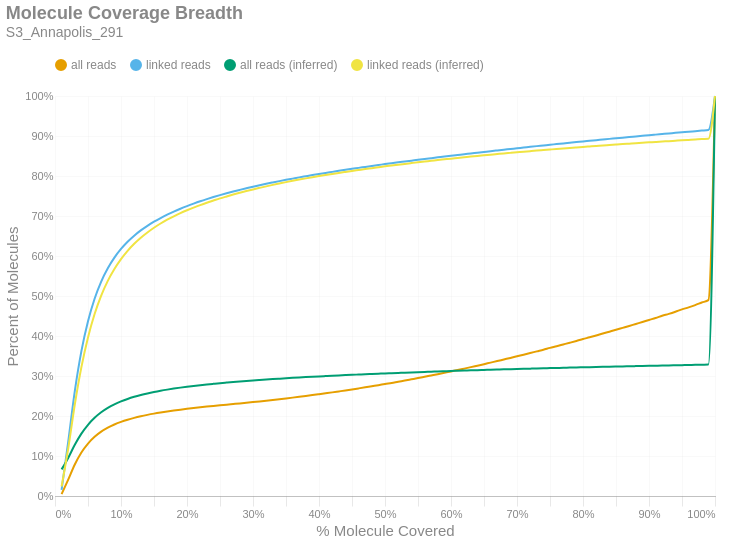

The code cell stored with this chart in its notebook:
### Markdown cell above
### Molecule Read Coverage
This chart shows molecule coverage breadth as computed by the number of bases aligned to that molecule. In other words, "*how much of each unique long molecule is actually sequenced/aligned?*" Keep in mind there is a distinction between sequences and alignments, since some sequences belonging to a particular molecule may not align well and wouldn't appear in the alignment data. This chart also shows molecule coverage breadth as computed by the *inferred fragment* from which the aligned sequences originate. Unlike read coverage, this calculation takes into account the total insert size, including unsequenced gaps between the forward and reverse reads. Like the previous figures, these are cumulative percents.

### Code cell
if SKIPLR:
    print_html(f"Skipped")
else:
    binned_df = consolidated_hist(valids['coverage_bp'], mask, 0.01, True)
    binned_df_inf = consolidated_hist(valids['coverage_inserts'], mask, 0.01, True)
    binned_df = binned_df.with_columns(pl.lit(binned_df_inf['all reads (cumsum)']).alias('all reads (inferred)'))
    binned_df = binned_df.with_columns(pl.lit(binned_df_inf['linked reads (cumsum)']).alias('linked reads (inferred)'))
    binned_df = binned_df.with_columns(
        (pl.col('bin').cast(pl.Float64) + 0.01).alias('right_edge')
    )

    with SafeRender(binned_df):
        (
            density_plot(binned_df, 'Molecule Coverage Breadth', samplename, 'molcov', ['all reads (inferred)','linked reads (inferred)'])
            .encode(
                #x=alt.X('bin:Q', title="% Molecule Covered").axis(format = '%').scale(padding=0),
                x=alt.X('right_edge:Q', title="% Molecule Covered").axis(format='%').scale(padding=0),
                y=alt.Y('value:Q', title='Percent of Molecules')
                    .axis(format='%')
                    .stack(False)
                    .scale(domainMin=0, padding=0),
                color=alt.Color("key:N").scale(domain = ["all reads", "linked reads", "all reads (inferred)", "linked reads (inferred)"]),
                tooltip = [
                    alt.Tooltip("key:N", title = "Data Type"),
                    alt.Tooltip("range_label:N", title="% Molecule Covered"),
                    alt.Tooltip("value:Q", format = ".2%", title="% Molecules")
                ]
            )
        ).display()

### Figure 1 — Vega-Lite specification as saved in the notebook (floating-point values rounded to 4 significant figures)
{"width": "container", "height": 400, "config": {"title": {"anchor": "start", "dy": -15, "fontSize": 18, "color": "#888888", "subtitleColor": "#888888", "subtitleFontSize": 14}, "arc": {"fill": "#0072B2"}, "axis": {"domainColor": "#888888", "domainWidth": 0.5, "gridWidth": 0.2, "grid": false, "titleFontWeight": 400, "titleFontSize": 15, "labelFontSize": 11, "labelColor": "#888888", "tickColor": "#888888", "tickWidth": 0.2, "titleColor": "#888888"}, "axisBand": {"grid": false}, "axisX": {"grid": true, "tickSize": 10, "domainCap": "round"}, "axisY": {"domain": false, "grid": true, "tickSize": 0, "domainCap": "round"}, "background": "transparent", "header": {"labelFontSize": 15, "labelColor": "#888888", "titleFontSize": 15, "titleFontWeight": 600, "titleColor": "#888888"}, "legend": {"labelFont": "sans-serif", "labelFontSize": 12, "labelColor": "#888888", "symbolSize": 100, "symbolType": "circle", "titleFontSize": 12, "titlePadding": 10, "titleColor": "#888888", "title": null, "orient": "top"}, "range": {"category": ["#E69F00", "#56B4E9", "#009E73", "#F0E442", "#0072B2", "#D55E00", "#CC79A7", "#000000"], "diverging": ["#cfe8f3", "#a2d4ec", "#73bfe2", "#46abdb", "#1696d2", "#12719e"]}, "area": {"fill": "#0072B2", "fillOpacity": 0.7, "line": true, "strokeOpacity": 0.7}, "line": {"color": "#0072B2", "stroke": "#0072B2", "strokeWidth": 2}, "trail": {"color": "#0072B2", "stroke": "#0072B2", "strokeWidth": 0, "size": 1}, "point": {"filled": true, "fillOpacity": 1.0, "size": 95}, "text": {"color": "#888888", "fontSize": 11, "align": "right", "fontWeight": 400, "size": 11}, "bar": {"fill": "#0072B2", "stroke": null}, "view": {"stroke": null, "continuousWidth": 660, "continuousHeight": 400}}, "data": {"name": "data-6a302563c57db2509bc01835b119943f"}, "mark": {"type": "line", "interpolate": "monotone", "point": {"opacity": 0, "size": 275}}, "encoding": {"color": {"field": "key", "scale": {"domain": ["all reads", "linked reads", "all reads (inferred)", "linked reads (inferred)"]}, "type": "nominal"}, "tooltip": [{"field": "key", "title": "Data Type", "type": "nominal"}, {"field": "range_label", "title": "% Molecule Covered", "type": "nominal"}, {"field": "value", "format": ".2%", "title": "% Molecules", "type": "quantitative"}], "x": {"axis": {"format": "%"}, "field": "right_edge", "scale": {"padding": 0}, "title": "% Molecule Covered", "type": "quantitative"}, "y": {"axis": {"format": "%"}, "field": "value", "scale": {"domainMin": 0, "padding": 0}, "stack": false, "title": "Percent of Molecules", "type": "quantitative"}}, "params": [{"name": "param_c36ac31b6afebe62", "select": {"type": "point", "fields": ["key"]}, "bind": "legend"}], "title": {"text": "Molecule Coverage Breadth", "subtitle": "S3_Annapolis_291"}, "transform": [{"fold": ["all reads (cumsum)", "linked reads (cumsum)", "all reads (inferred)", "linked reads (inferred)"]}, {"calculate": "replace(datum.key, ' (cumsum)', '')", "as": "key"}, {"filter": {"param": "param_c36ac31b6afebe62"}}], "usermeta": {"embedOptions": {"downloadFileName": "S3_Annapolis_291.molcov"}}, "$schema": "https://vega.github.io/schema/vega-lite/v6.1.0.json", "datasets": {"data-6a302563c57db2509bc01835b119943f": [{"bin": "0.0", "interval": "0.0-0.01", "all reads": 0.004842, "linked reads": 0.0153, "all reads (cumsum)": 0.004842, "linked reads (cumsum)": 0.0153, "range_label": "0.0-0.01", "all reads (inferred)": 0.06656, "linked reads (inferred)": 0.02375, "right_edge": 0.01}, {"bin": "0.01", "interval": "0.01-0.02", "all reads": 0.03615, "linked reads": 0.1203, "all reads (cumsum)": 0.04099, "linked reads (cumsum)": 0.1355, "range_label": "0.01-0.02", "all reads (inferred)": 0.09516, "linked reads (inferred)": 0.1188, "right_edge": 0.02}, {"bin": "0.02", "interval": "0.02-0.03", "all reads": 0.03786, "linked reads": 0.1267, "all reads (cumsum)": 0.07886, "linked reads (cumsum)": 0.2623, "range_label": "0.02-0.03", "all reads (inferred)": 0.128, "linked reads (inferred)": 0.2288, "right_edge": 0.03}, {"bin": "0.03", "interval": "0.03-0.04", "all reads": 0.02988, "linked reads": 0.09999, "all reads (cumsum)": 0.1087, "linked reads (cumsum)": 0.3622, "range_label": "0.03-0.04", "all reads (inferred)": 0.1558, "linked reads (inferred)": 0.3221, "right_edge": 0.04}, {"bin": "0.04", "interval": "0.04-0.05", "all reads": 0.02235, "linked reads": 0.07475, "all reads (cumsum)": 0.1311, "linked reads (cumsum)": 0.437, "range_label": "0.04-0.05", "all reads (inferred)": 0.1779, "linked reads (inferred)": 0.3962, "right_edge": 0.05}, {"bin": "0.05", "interval": "0.05-0.06", "all reads": 0.01684, "linked reads": 0.05627, "all reads (cumsum)": 0.1479, "linked reads (cumsum)": 0.4933, "range_label": "0.05-0.06", "all reads (inferred)": 0.1954, "linked reads (inferred)": 0.4549, "right_edge": 0.06}, {"bin": "0.06", "interval": "0.06-0.07", "all reads": 0.01284, "linked reads": 0.04287, "all reads (cumsum)": 0.1608, "linked reads (cumsum)": 0.5361, "range_label": "0.06-0.07", "all reads (inferred)": 0.2092, "linked reads (inferred)": 0.5011, "right_edge": 0.07}, {"bin": "0.07", "interval": "0.07-0.08", "all reads": 0.009951, "linked reads": 0.03319, "all reads (cumsum)": 0.1707, "linked reads (cumsum)": 0.5693, "range_label": "0.07-0.08", "all reads (inferred)": 0.2202, "linked reads (inferred)": 0.5378, "right_edge": 0.08}, {"bin": "0.08", "interval": "0.08-0.09", "all reads": 0.007997, "linked reads": 0.0266, "all reads (cumsum)": 0.1787, "linked reads (cumsum)": 0.5959, "range_label": "0.08-0.09", "all reads (inferred)": 0.2291, "linked reads (inferred)": 0.5675, "right_edge": 0.09}, {"bin": "0.09", "interval": "0.09-0.1", "all reads": 0.006526, "linked reads": 0.02169, "all reads (cumsum)": 0.1852, "linked reads (cumsum)": 0.6176, "range_label": "0.09-0.1", "all reads (inferred)": 0.2364, "linked reads (inferred)": 0.5922, "right_edge": 0.1}, {"bin": "0.1", "interval": "0.1-0.11", "all reads": 0.005443, "linked reads": 0.01803, "all reads (cumsum)": 0.1907, "linked reads (cumsum)": 0.6356, "range_label": "0.1-0.11", "all reads (inferred)": 0.2426, "linked reads (inferred)": 0.6129, "right_edge": 0.11}, {"bin": "0.11", "interval": "0.11-0.12", "all reads": 0.004606, "linked reads": 0.01519, "all reads (cumsum)": 0.1953, "linked reads (cumsum)": 0.6508, "range_label": "0.11-0.12", "all reads (inferred)": 0.2479, "linked reads (inferred)": 0.6305, "right_edge": 0.12}, {"bin": "0.12", "interval": "0.12-0.13", "all reads": 0.003986, "linked reads": 0.01317, "all reads (cumsum)": 0.1993, "linked reads (cumsum)": 0.664, "range_label": "0.12-0.13", "all reads (inferred)": 0.2525, "linked reads (inferred)": 0.6457, "right_edge": 0.13}, {"bin": "0.13", "interval": "0.13-0.14", "all reads": 0.003488, "linked reads": 0.01144, "all reads (cumsum)": 0.2028, "linked reads (cumsum)": 0.6755, "range_label": "0.13-0.14", "all reads (inferred)": 0.2564, "linked reads (inferred)": 0.6589, "right_edge": 0.14}, {"bin": "0.14", "interval": "0.14-0.15", "all reads": 0.003133, "linked reads": 0.01033, "all reads (cumsum)": 0.2059, "linked reads (cumsum)": 0.6858, "range_label": "0.14-0.15", "all reads (inferred)": 0.26, "linked reads (inferred)": 0.6707, "right_edge": 0.15}, {"bin": "0.15", "interval": "0.15-0.16", "all reads": 0.002802, "linked reads": 0.009195, "all reads (cumsum)": 0.2087, "linked reads (cumsum)": 0.695, "range_label": "0.15-0.16", "all reads (inferred)": 0.2631, "linked reads (inferred)": 0.6812, "right_edge": 0.16}, {"bin": "0.16", "interval": "0.16-0.17", "all reads": 0.002585, "linked reads": 0.008416, "all reads (cumsum)": 0.2113, "linked reads (cumsum)": 0.7034, "range_label": "0.16-0.17", "all reads (inferred)": 0.266, "linked reads (inferred)": 0.6906, "right_edge": 0.17}, {"bin": "0.17", "interval": "0.17-0.18", "all reads": 0.002404, "linked reads": 0.007745, "all reads (cumsum)": 0.2137, "linked reads (cumsum)": 0.7111, "range_label": "0.17-0.18", "all reads (inferred)": 0.2685, "linked reads (inferred)": 0.6992, "right_edge": 0.18}, {"bin": "0.18", "interval": "0.18-0.19", "all reads": 0.002214, "linked reads": 0.007094, "all reads (cumsum)": 0.2159, "linked reads (cumsum)": 0.7182, "range_label": "0.18-0.19", "all reads (inferred)": 0.2709, "linked reads (inferred)": 0.7071, "right_edge": 0.19}, {"bin": "0.19", "interval": "0.19-0.2", "all reads": 0.002077, "linked reads": 0.006583, "all reads (cumsum)": 0.218, "linked reads (cumsum)": 0.7248, "range_label": "0.19-0.2", "all reads (inferred)": 0.2731, "linked reads (inferred)": 0.7143, "right_edge": 0.2}, {"bin": "0.2", "interval": "0.2-0.21", "all reads": 0.00195, "linked reads": 0.006166, "all reads (cumsum)": 0.2199, "linked reads (cumsum)": 0.731, "range_label": "0.2-0.21", "all reads (inferred)": 0.2751, "linked reads (inferred)": 0.721, "right_edge": 0.21}, {"bin": "0.21", "interval": "0.21-0.22", "all reads": 0.001864, "linked reads": 0.005839, "all reads (cumsum)": 0.2218, "linked reads (cumsum)": 0.7368, "range_label": "0.21-0.22", "all reads (inferred)": 0.277, "linked reads (inferred)": 0.7273, "right_edge": 0.22}, {"bin": "0.22", "interval": "0.22-0.23", "all reads": 0.001748, "linked reads": 0.005428, "all reads (cumsum)": 0.2235, "linked reads (cumsum)": 0.7422, "range_label": "0.22-0.23", "all reads (inferred)": 0.2788, "linked reads (inferred)": 0.7331, "right_edge": 0.23}, {"bin": "0.23", "interval": "0.23-0.24", "all reads": 0.00168, "linked reads": 0.005144, "all reads (cumsum)": 0.2252, "linked reads (cumsum)": 0.7474, "range_label": "0.23-0.24", "all reads (inferred)": 0.2804, "linked reads (inferred)": 0.7386, "right_edge": 0.24}, {"bin": "0.24", "interval": "0.24-0.25", "all reads": 0.001616, "linked reads": 0.00487, "all reads (cumsum)": 0.2268, "linked reads (cumsum)": 0.7523, "range_label": "0.24-0.25", "all reads (inferred)": 0.282, "linked reads (inferred)": 0.744, "right_edge": 0.25}, {"bin": "0.25", "interval": "0.25-0.26", "all reads": 0.001567, "linked reads": 0.0046, "all reads (cumsum)": 0.2284, "linked reads (cumsum)": 0.7569, "range_label": "0.25-0.26", "all reads (inferred)": 0.2835, "linked reads (inferred)": 0.7489, "right_edge": 0.26}, {"bin": "0.26", "interval": "0.26-0.27", "all reads": 0.001534, "linked reads": 0.004352, "all reads (cumsum)": 0.2299, "linked reads (cumsum)": 0.7612, "range_label": "0.26-0.27", "all reads (inferred)": 0.285, "linked reads (inferred)": 0.7536, "right_edge": 0.27}, {"bin": "0.27", "interval": "0.27-0.28", "all reads": 0.001538, "linked reads": 0.004104, "all reads (cumsum)": 0.2315, "linked reads (cumsum)": 0.7653, "range_label": "0.27-0.28", "all reads (inferred)": 0.2863, "linked reads (inferred)": 0.7581, "right_edge": 0.28}, {"bin": "0.28", "interval": "0.28-0.29", "all reads": 0.001613, "linked reads": 0.003987, "all reads (cumsum)": 0.2331, "linked reads (cumsum)": 0.7693, "range_label": "0.28-0.29", "all reads (inferred)": 0.2876, "linked reads (inferred)": 0.7624, "right_edge": 0.29}, {"bin": "0.29", "interval": "0.29-0.3", "all reads": 0.00169, "linked reads": 0.003921, "all reads (cumsum)": 0.2348, "linked reads (cumsum)": 0.7732, "range_label": "0.29-0.3", "all reads (inferred)": 0.2888, "linked reads (inferred)": 0.7665, "right_edge": 0.3}, {"bin": "0.3", "interval": "0.3-0.31", "all reads": 0.001733, "linked reads": 0.003747, "all reads (cumsum)": 0.2365, "linked reads (cumsum)": 0.777, "range_label": "0.3-0.31", "all reads (inferred)": 0.29, "linked reads (inferred)": 0.7703, "right_edge": 0.31}, {"bin": "0.31", "interval": "0.31-0.32", "all reads": 0.001778, "linked reads": 0.003524, "all reads (cumsum)": 0.2383, "linked reads (cumsum)": 0.7805, "range_label": "0.31-0.32", "all reads (inferred)": 0.2912, "linked reads (inferred)": 0.7741, "right_edge": 0.32}, {"bin": "0.32", "interval": "0.32-0.33", "all reads": 0.001817, "linked reads": 0.003386, "all reads (cumsum)": 0.2401, "linked reads (cumsum)": 0.7839, "range_label": "0.32-0.33", "all reads (inferred)": 0.2923, "linked reads (inferred)": 0.7778, "right_edge": 0.33}, {"bin": "0.33", "interval": "0.33-0.34", "all reads": 0.001882, "linked reads": 0.00333, "all reads (cumsum)": 0.242, "linked reads (cumsum)": 0.7872, "range_label": "0.33-0.34", "all reads (inferred)": 0.2933, "linked reads (inferred)": 0.7812, "right_edge": 0.34}, {"bin": "0.34", "interval": "0.34-0.35", "all reads": 0.001941, "linked reads": 0.003168, "all reads (cumsum)": 0.2439, "linked reads (cumsum)": 0.7904, "range_label": "0.34-0.35", "all reads (inferred)": 0.2944, "linked reads (inferred)": 0.7846, "right_edge": 0.35}, {"bin": "0.35", "interval": "0.35-0.36", "all reads": 0.001997, "linked reads": 0.003083, "all reads (cumsum)": 0.2459, "linked reads (cumsum)": 0.7935, "range_label": "0.35-0.36", "all reads (inferred)": 0.2954, "linked reads (inferred)": 0.7879, "right_edge": 0.36}, {"bin": "0.36", "interval": "0.36-0.37", "all reads": 0.002063, "linked reads": 0.003075, "all reads (cumsum)": 0.248, "linked reads (cumsum)": 0.7965, "range_label": "0.36-0.37", "all reads (inferred)": 0.2963, "linked reads (inferred)": 0.7911, "right_edge": 0.37}, {"bin": "0.37", "interval": "0.37-0.38", "all reads": 0.0021, "linked reads": 0.002862, "all reads (cumsum)": 0.2501, "linked reads (cumsum)": 0.7994, "range_label": "0.37-0.38", "all reads (inferred)": 0.2972, "linked reads (inferred)": 0.794, "right_edge": 0.38}, {"bin": "0.38", "interval": "0.38-0.39", "all reads": 0.002161, "linked reads": 0.002848, "all reads (cumsum)": 0.2523, "linked reads (cumsum)": 0.8022, "range_label": "0.38-0.39", "all reads (inferred)": 0.2981, "linked reads (inferred)": 0.7969, "right_edge": 0.39}, {"bin": "0.39", "interval": "0.39-0.4", "all reads": 0.002238, "linked reads": 0.002766, "all reads (cumsum)": 0.2545, "linked reads (cumsum)": 0.805, "range_label": "0.39-0.4", "all reads (inferred)": 0.299, "linked reads (inferred)": 0.7998, "right_edge": 0.4}, {"bin": "0.4", "interval": "0.4-0.41", "all reads": 0.00227, "linked reads": 0.002688, "all reads (cumsum)": 0.2568, "linked reads (cumsum)": 0.8077, "range_label": "0.4-0.41", "all reads (inferred)": 0.2998, "linked reads (inferred)": 0.8025, "right_edge": 0.41}, {"bin": "0.41", "interval": "0.41-0.42", "all reads": 0.002296, "linked reads": 0.002623, "all reads (cumsum)": 0.2591, "linked reads (cumsum)": 0.8103, "range_label": "0.41-0.42", "all reads (inferred)": 0.3006, "linked reads (inferred)": 0.8051, "right_edge": 0.42}, {"bin": "0.42", "interval": "0.42-0.43", "all reads": 0.002431, "linked reads": 0.002636, "all reads (cumsum)": 0.2615, "linked reads (cumsum)": 0.813, "range_label": "0.42-0.43", "all reads (inferred)": 0.3014, "linked reads (inferred)": 0.8077, "right_edge": 0.43}, {"bin": "0.43", "interval": "0.43-0.44", "all reads": 0.002438, "linked reads": 0.002534, "all reads (cumsum)": 0.2639, "linked reads (cumsum)": 0.8155, "range_label": "0.43-0.44", "all reads (inferred)": 0.3022, "linked reads (inferred)": 0.8102, "right_edge": 0.44}, {"bin": "0.44", "interval": "0.44-0.45", "all reads": 0.002501, "linked reads": 0.002462, "all reads (cumsum)": 0.2664, "linked reads (cumsum)": 0.818, "range_label": "0.44-0.45", "all reads (inferred)": 0.303, "linked reads (inferred)": 0.8127, "right_edge": 0.45}, {"bin": "0.45", "interval": "0.45-0.46", "all reads": 0.002566, "linked reads": 0.002376, "all reads (cumsum)": 0.269, "linked reads (cumsum)": 0.8203, "range_label": "0.45-0.46", "all reads (inferred)": 0.3037, "linked reads (inferred)": 0.815, "right_edge": 0.46}, {"bin": "0.46", "interval": "0.46-0.47", "all reads": 0.002627, "linked reads": 0.002414, "all reads (cumsum)": 0.2716, "linked reads (cumsum)": 0.8227, "range_label": "0.46-0.47", "all reads (inferred)": 0.3044, "linked reads (inferred)": 0.8174, "right_edge": 0.47}, {"bin": "0.47", "interval": "0.47-0.48", "all reads": 0.002755, "linked reads": 0.002394, "all reads (cumsum)": 0.2744, "linked reads (cumsum)": 0.8251, "range_label": "0.47-0.48", "all reads (inferred)": 0.3051, "linked reads (inferred)": 0.8196, "right_edge": 0.48}, {"bin": "0.48", "interval": "0.48-0.49", "all reads": 0.00266, "linked reads": 0.002268, "all reads (cumsum)": 0.277, "linked reads (cumsum)": 0.8274, "range_label": "0.48-0.49", "all reads (inferred)": 0.3058, "linked reads (inferred)": 0.8218, "right_edge": 0.49}, {"bin": "0.49", "interval": "0.49-0.5", "all reads": 0.002965, "linked reads": 0.002372, "all reads (cumsum)": 0.28, "linked reads (cumsum)": 0.8298, "range_label": "0.49-0.5", "all reads (inferred)": 0.3065, "linked reads (inferred)": 0.8241, "right_edge": 0.5}, {"bin": "0.5", "interval": "0.5-0.51", "all reads": 0.002663, "linked reads": 0.002133, "all reads (cumsum)": 0.2827, "linked reads (cumsum)": 0.8319, "range_label": "0.5-0.51", "all reads (inferred)": 0.3071, "linked reads (inferred)": 0.8261, "right_edge": 0.51}, {"bin": "0.51", "interval": "0.51-0.52", "all reads": 0.003041, "linked reads": 0.002183, "all reads (cumsum)": 0.2857, "linked reads (cumsum)": 0.8341, "range_label": "0.51-0.52", "all reads (inferred)": 0.3078, "linked reads (inferred)": 0.8282, "right_edge": 0.52}, {"bin": "0.52", "interval": "0.52-0.53", "all reads": 0.002926, "linked reads": 0.002103, "all reads (cumsum)": 0.2886, "linked reads (cumsum)": 0.8362, "range_label": "0.52-0.53", "all reads (inferred)": 0.3084, "linked reads (inferred)": 0.8303, "right_edge": 0.53}, {"bin": "0.53", "interval": "0.53-0.54", "all reads": 0.003088, "linked reads": 0.002118, "all reads (cumsum)": 0.2917, "linked reads (cumsum)": 0.8383, "range_label": "0.53-0.54", "all reads (inferred)": 0.309, "linked reads (inferred)": 0.8323, "right_edge": 0.54}, {"bin": "0.54", "interval": "0.54-0.55", "all reads": 0.003097, "linked reads": 0.002134, "all reads (cumsum)": 0.2948, "linked reads (cumsum)": 0.8405, "range_label": "0.54-0.55", "all reads (inferred)": 0.3097, "linked reads (inferred)": 0.8343, "right_edge": 0.55}, {"bin": "0.55", "interval": "0.55-0.56", "all reads": 0.003242, "linked reads": 0.002094, "all reads (cumsum)": 0.2981, "linked reads (cumsum)": 0.8425, "range_label": "0.55-0.56", "all reads (inferred)": 0.3102, "linked reads (inferred)": 0.8362, "right_edge": 0.56}, {"bin": "0.56", "interval": "0.56-0.57", "all reads": 0.003243, "linked reads": 0.002036, "all reads (cumsum)": 0.3013, "linked reads (cumsum)": 0.8446, "range_label": "0.56-0.57", "all reads (inferred)": 0.3108, "linked reads (inferred)": 0.838, "right_edge": 0.57}, {"bin": "0.57", "interval": "0.57-0.58", "all reads": 0.003243, "linked reads": 0.002046, "all reads (cumsum)": 0.3045, "linked reads (cumsum)": 0.8466, "range_label": "0.57-0.58", "all reads (inferred)": 0.3114, "linked reads (inferred)": 0.8399, "right_edge": 0.58}, {"bin": "0.58", "interval": "0.58-0.59", "all reads": 0.003396, "linked reads": 0.002071, "all reads (cumsum)": 0.3079, "linked reads (cumsum)": 0.8487, "range_label": "0.58-0.59", "all reads (inferred)": 0.3119, "linked reads (inferred)": 0.8416, "right_edge": 0.59}, {"bin": "0.59", "interval": "0.59-0.6", "all reads": 0.003495, "linked reads": 0.001991, "all reads (cumsum)": 0.3114, "linked reads (cumsum)": 0.8507, "range_label": "0.59-0.6", "all reads (inferred)": 0.3125, "linked reads (inferred)": 0.8434, "right_edge": 0.6}, {"bin": "0.6", "interval": "0.6-0.61", "all reads": 0.003421, "linked reads": 0.0019, "all reads (cumsum)": 0.3149, "linked reads (cumsum)": 0.8526, "range_label": "0.6-0.61", "all reads (inferred)": 0.313, "linked reads (inferred)": 0.8451, "right_edge": 0.61}, {"bin": "0.61", "interval": "0.61-0.62", "all reads": 0.003624, "linked reads": 0.001889, "all reads (cumsum)": 0.3185, "linked reads (cumsum)": 0.8545, "range_label": "0.61-0.62", "all reads (inferred)": 0.3136, "linked reads (inferred)": 0.8468, "right_edge": 0.62}, {"bin": "0.62", "interval": "0.62-0.63", "all reads": 0.003657, "linked reads": 0.001914, "all reads (cumsum)": 0.3221, "linked reads (cumsum)": 0.8564, "range_label": "0.62-0.63", "all reads (inferred)": 0.3141, "linked reads (inferred)": 0.8485, "right_edge": 0.63}, {"bin": "0.63", "interval": "0.63-0.64", "all reads": 0.003717, "linked reads": 0.001898, "all reads (cumsum)": 0.3259, "linked reads (cumsum)": 0.8583, "range_label": "0.63-0.64", "all reads (inferred)": 0.3146, "linked reads (inferred)": 0.8501, "right_edge": 0.64}, {"bin": "0.64", "interval": "0.64-0.65", "all reads": 0.00371, "linked reads": 0.001912, "all reads (cumsum)": 0.3296, "linked reads (cumsum)": 0.8602, "range_label": "0.64-0.65", "all reads (inferred)": 0.3151, "linked reads (inferred)": 0.8517, "right_edge": 0.65}, {"bin": "0.65", "interval": "0.65-0.66", "all reads": 0.003921, "linked reads": 0.001925, "all reads (cumsum)": 0.3335, "linked reads (cumsum)": 0.8621, "range_label": "0.65-0.66", "all reads (inferred)": 0.3156, "linked reads (inferred)": 0.8533, "right_edge": 0.66}, {"bin": "0.66", "interval": "0.66-0.67", "all reads": 0.003792, "linked reads": 0.001832, "all reads (cumsum)": 0.3373, "linked reads (cumsum)": 0.864, "range_label": "0.66-0.67", "all reads (inferred)": 0.3161, "linked reads (inferred)": 0.8548, "right_edge": 0.67}, {"bin": "0.67", "interval": "0.67-0.68", "all reads": 0.003975, "linked reads": 0.00181, "all reads (cumsum)": 0.3413, "linked reads (cumsum)": 0.8658, "range_label": "0.67-0.68", "all reads (inferred)": 0.3166, "linked reads (inferred)": 0.8564, "right_edge": 0.68}, {"bin": "0.68", "interval": "0.68-0.69", "all reads": 0.003916, "linked reads": 0.00178, "all reads (cumsum)": 0.3452, "linked reads (cumsum)": 0.8675, "range_label": "0.68-0.69", "all reads (inferred)": 0.317, "linked reads (inferred)": 0.8578, "right_edge": 0.69}, {"bin": "0.69", "interval": "0.69-0.7", "all reads": 0.004088, "linked reads": 0.001813, "all reads (cumsum)": 0.3493, "linked reads (cumsum)": 0.8694, "range_label": "0.69-0.7", "all reads (inferred)": 0.3175, "linked reads (inferred)": 0.8592, "right_edge": 0.7}, {"bin": "0.7", "interval": "0.7-0.71", "all reads": 0.003992, "linked reads": 0.001773, "all reads (cumsum)": 0.3533, "linked reads (cumsum)": 0.8711, "range_label": "0.7-0.71", "all reads (inferred)": 0.3179, "linked reads (inferred)": 0.8607, "right_edge": 0.71}, {"bin": "0.71", "interval": "0.71-0.72", "all reads": 0.004104, "linked reads": 0.001814, "all reads (cumsum)": 0.3574, "linked reads (cumsum)": 0.8729, "range_label": "0.71-0.72", "all reads (inferred)": 0.3184, "linked reads (inferred)": 0.8621, "right_edge": 0.72}, {"bin": "0.72", "interval": "0.72-0.73", "all reads": 0.004257, "linked reads": 0.001745, "all reads (cumsum)": 0.3616, "linked reads (cumsum)": 0.8747, "range_label": "0.72-0.73", "all reads (inferred)": 0.3188, "linked reads (inferred)": 0.8635, "right_edge": 0.73}, {"bin": "0.73", "interval": "0.73-0.74", "all reads": 0.004158, "linked reads": 0.001705, "all reads (cumsum)": 0.3658, "linked reads (cumsum)": 0.8764, "range_label": "0.73-0.74", "all reads (inferred)": 0.3193, "linked reads (inferred)": 0.8649, "right_edge": 0.74}, {"bin": "0.74", "interval": "0.74-0.75", "all reads": 0.004515, "linked reads": 0.001734, "all reads (cumsum)": 0.3703, "linked reads (cumsum)": 0.8781, "range_label": "0.74-0.75", "all reads (inferred)": 0.3197, "linked reads (inferred)": 0.8662, "right_edge": 0.75}, {"bin": "0.75", "interval": "0.75-0.76", "all reads": 0.004185, "linked reads": 0.001661, "all reads (cumsum)": 0.3745, "linked reads (cumsum)": 0.8798, "range_label": "0.75-0.76", "all reads (inferred)": 0.3201, "linked reads (inferred)": 0.8675, "right_edge": 0.76}, {"bin": "0.76", "interval": "0.76-0.77", "all reads": 0.004361, "linked reads": 0.001695, "all reads (cumsum)": 0.3788, "linked reads (cumsum)": 0.8815, "range_label": "0.76-0.77", "all reads (inferred)": 0.3205, "linked reads (inferred)": 0.8688, "right_edge": 0.77}, {"bin": "0.77", "interval": "0.77-0.78", "all reads": 0.004364, "linked reads": 0.001651, "all reads (cumsum)": 0.3832, "linked reads (cumsum)": 0.8831, "range_label": "0.77-0.78", "all reads (inferred)": 0.3209, "linked reads (inferred)": 0.8701, "right_edge": 0.78}, {"bin": "0.78", "interval": "0.78-0.79", "all reads": 0.00447, "linked reads": 0.001656, "all reads (cumsum)": 0.3877, "linked reads (cumsum)": 0.8848, "range_label": "0.78-0.79", "all reads (inferred)": 0.3214, "linked reads (inferred)": 0.8714, "right_edge": 0.79}, {"bin": "0.79", "interval": "0.79-0.8", "all reads": 0.004711, "linked reads": 0.001727, "all reads (cumsum)": 0.3924, "linked reads (cumsum)": 0.8865, "range_label": "0.79-0.8", "all reads (inferred)": 0.3217, "linked reads (inferred)": 0.8726, "right_edge": 0.8}, {"bin": "0.8", "interval": "0.8-0.81", "all reads": 0.004352, "linked reads": 0.001539, "all reads (cumsum)": 0.3967, "linked reads (cumsum)": 0.8881, "range_label": "0.8-0.81", "all reads (inferred)": 0.3221, "linked reads (inferred)": 0.8738, "right_edge": 0.81}, {"bin": "0.81", "interval": "0.81-0.82", "all reads": 0.004581, "linked reads": 0.001611, "all reads (cumsum)": 0.4013, "linked reads (cumsum)": 0.8897, "range_label": "0.81-0.82", "all reads (inferred)": 0.3225, "linked reads (inferred)": 0.875, "right_edge": 0.82}, {"bin": "0.82", "interval": "0.82-0.83", "all reads": 0.004731, "linked reads": 0.001557, "all reads (cumsum)": 0.406, "linked reads (cumsum)": 0.8912, "range_label": "0.82-0.83", "all reads (inferred)": 0.3229, "linked reads (inferred)": 0.8763, "right_edge": 0.83}, {"bin": "0.83", "interval": "0.83-0.84", "all reads": 0.004704, "linked reads": 0.001587, "all reads (cumsum)": 0.4107, "linked reads (cumsum)": 0.8928, "range_label": "0.83-0.84", "all reads (inferred)": 0.3233, "linked reads (inferred)": 0.8775, "right_edge": 0.84}, {"bin": "0.84", "interval": "0.84-0.85", "all reads": 0.004703, "linked reads": 0.001516, "all reads (cumsum)": 0.4154, "linked reads (cumsum)": 0.8943, "range_label": "0.84-0.85", "all reads (inferred)": 0.3237, "linked reads (inferred)": 0.8786, "right_edge": 0.85}, {"bin": "0.85", "interval": "0.85-0.86", "all reads": 0.004846, "linked reads": 0.001568, "all reads (cumsum)": 0.4203, "linked reads (cumsum)": 0.8959, "range_label": "0.85-0.86", "all reads (inferred)": 0.324, "linked reads (inferred)": 0.8798, "right_edge": 0.86}, {"bin": "0.86", "interval": "0.86-0.87", "all reads": 0.004843, "linked reads": 0.001533, "all reads (cumsum)": 0.4251, "linked reads (cumsum)": 0.8974, "range_label": "0.86-0.87", "all reads (inferred)": 0.3244, "linked reads (inferred)": 0.8809, "right_edge": 0.87}, {"bin": "0.87", "interval": "0.87-0.88", "all reads": 0.004989, "linked reads": 0.001497, "all reads (cumsum)": 0.4301, "linked reads (cumsum)": 0.8989, "range_label": "0.87-0.88", "all reads (inferred)": 0.3247, "linked reads (inferred)": 0.882, "right_edge": 0.88}, {"bin": "0.88", "interval": "0.88-0.89", "all reads": 0.004903, "linked reads": 0.001514, "all reads (cumsum)": 0.435, "linked reads (cumsum)": 0.9004, "range_label": "0.88-0.89", "all reads (inferred)": 0.3251, "linked reads (inferred)": 0.883, "right_edge": 0.89}, {"bin": "0.89", "interval": "0.89-0.9", "all reads": 0.005107, "linked reads": 0.001546, "all reads (cumsum)": 0.4401, "linked reads (cumsum)": 0.902, "range_label": "0.89-0.9", "all reads (inferred)": 0.3254, "linked reads (inferred)": 0.8841, "right_edge": 0.9}, {"bin": "0.9", "interval": "0.9-0.91", "all reads": 0.004851, "linked reads": 0.001451, "all reads (cumsum)": 0.445, "linked reads (cumsum)": 0.9034, "range_label": "0.9-0.91", "all reads (inferred)": 0.3258, "linked reads (inferred)": 0.8851, "right_edge": 0.91}, {"bin": "0.91", "interval": "0.91-0.92", "all reads": 0.005551, "linked reads": 0.001438, "all reads (cumsum)": 0.4505, "linked reads (cumsum)": 0.9049, "range_label": "0.91-0.92", "all reads (inferred)": 0.3261, "linked reads (inferred)": 0.8862, "right_edge": 0.92}, {"bin": "0.92", "interval": "0.92-0.93", "all reads": 0.004823, "linked reads": 0.001442, "all reads (cumsum)": 0.4554, "linked reads (cumsum)": 0.9063, "range_label": "0.92-0.93", "all reads (inferred)": 0.3264, "linked reads (inferred)": 0.8872, "right_edge": 0.93}, {"bin": "0.93", "interval": "0.93-0.94", "all reads": 0.005363, "linked reads": 0.001511, "all reads (cumsum)": 0.4607, "linked reads (cumsum)": 0.9078, "range_label": "0.93-0.94", "all reads (inferred)": 0.3268, "linked reads (inferred)": 0.8882, "right_edge": 0.94}, {"bin": "0.94", "interval": "0.94-0.95", "all reads": 0.00582, "linked reads": 0.001419, "all reads (cumsum)": 0.4665, "linked reads (cumsum)": 0.9093, "range_label": "0.94-0.95", "all reads (inferred)": 0.3271, "linked reads (inferred)": 0.8892, "right_edge": 0.95}, {"bin": "0.95", "interval": "0.95-0.96", "all reads": 0.004976, "linked reads": 0.001489, "all reads (cumsum)": 0.4715, "linked reads (cumsum)": 0.9107, "range_label": "0.95-0.96", "all reads (inferred)": 0.3275, "linked reads (inferred)": 0.8902, "right_edge": 0.96}, {"bin": "0.96", "interval": "0.96-0.97", "all reads": 0.0058, "linked reads": 0.001358, "all reads (cumsum)": 0.4773, "linked reads (cumsum)": 0.9121, "range_label": "0.96-0.97", "all reads (inferred)": 0.3279, "linked reads (inferred)": 0.8912, "right_edge": 0.97}, {"bin": "0.97", "interval": "0.97-0.98", "all reads": 0.006385, "linked reads": 0.001405, "all reads (cumsum)": 0.4837, "linked reads (cumsum)": 0.9135, "range_label": "0.97-0.98", "all reads (inferred)": 0.3283, "linked reads (inferred)": 0.8923, "right_edge": 0.98}, {"bin": "0.98", "interval": "0.98-0.99", "all reads": 0.006056, "linked reads": 0.001448, "all reads (cumsum)": 0.4898, "linked reads (cumsum)": 0.915, "range_label": "0.98-0.99", "all reads (inferred)": 0.3286, "linked reads (inferred)": 0.8931, "right_edge": 0.99}, {"bin": "0.99", "interval": "0.99-1.0", "all reads": 0.5102, "linked reads": 0.08505, "all reads (cumsum)": 1.0, "linked reads (cumsum)": 1.0, "range_label": "0.99-1.0", "all reads (inferred)": 1.0, "linked reads (inferred)": 1.0, "right_edge": 1.0}]}}
